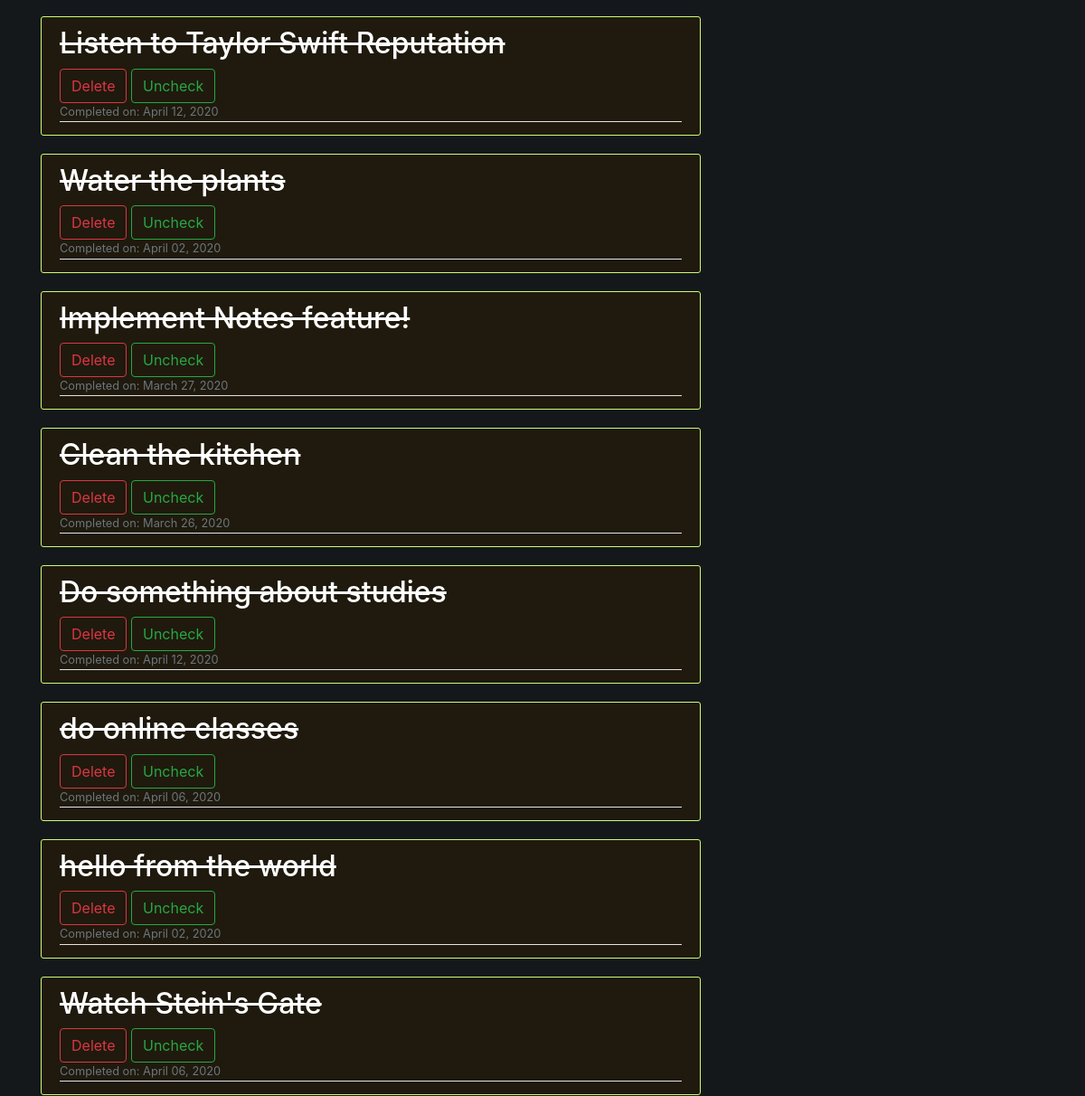
Page /todo/completed/ (signed in, middle part) on the earlier database version.
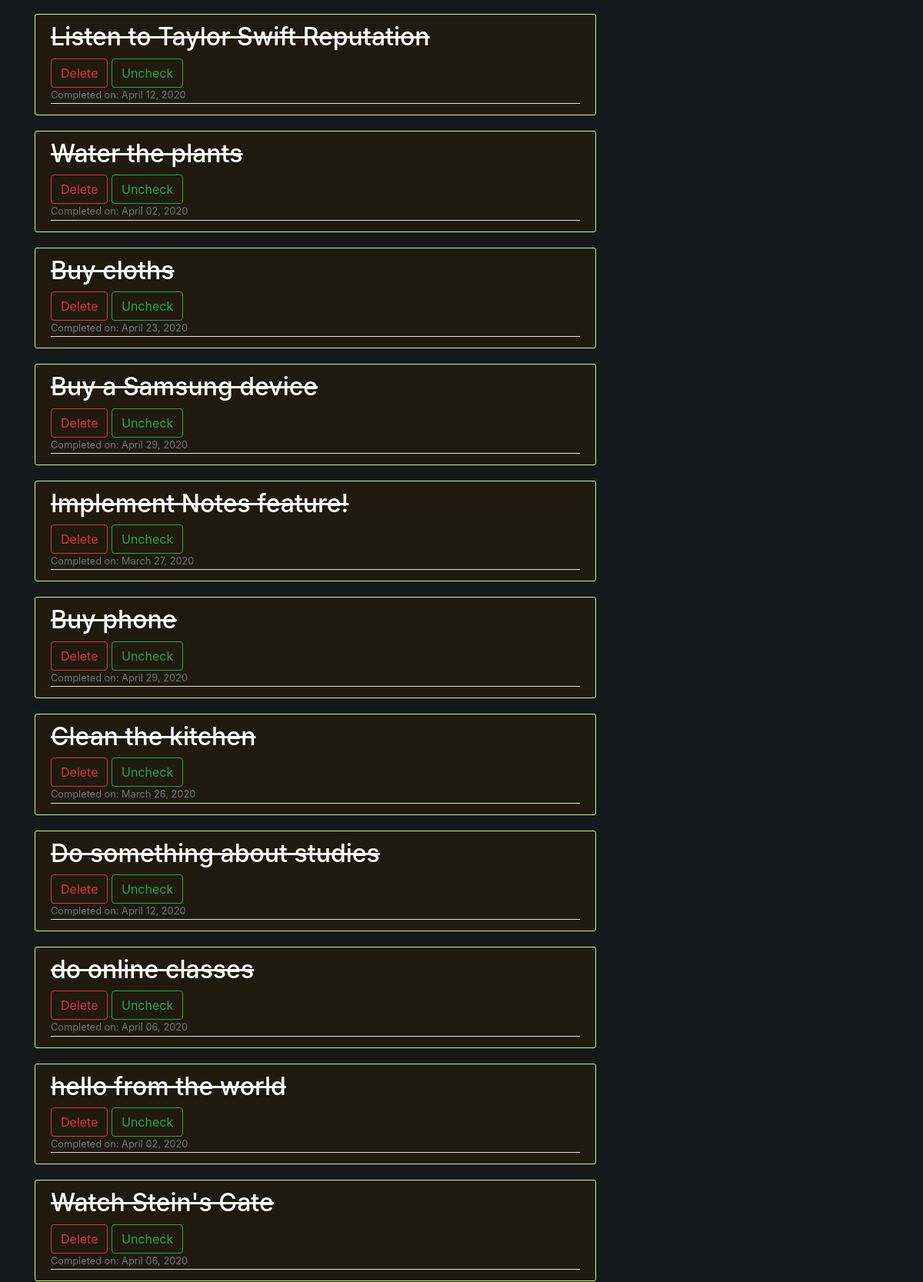
Same page on the later database version.
### ToDo/models.py (models this page shows, shortened)
class ToDo(models.Model):
    title = models.CharField(max_length=100)
    date_posted = models.DateTimeField(default=timezone.now)
    creator = models.ForeignKey(User, on_delete=models.CASCADE)
    is_checked = models.BooleanField(default=False)
    due_date = models.DateTimeField(null=True, blank=True)
    due_date_color = models.CharField(max_length=100, null=True, blank=True)
    num_of_subtasks = models.IntegerField(default=0)
    date_completed = models.DateTimeField(null=True, blank=True)
    notes = models.BooleanField(default=False)
    important = models.BooleanField(default=False)

### ToDo/views.py (the view)
# urls.py: path('todo/completed/', TodoCompletedView.as_view(), name="todo-completed"),
class TodoCompletedView(ListView):
    model = ToDo
    template_name = "ToDo/completed.html"
    context_object_name = "todos"
    ordering = ["-date_posted"]

### ToDo/templates/ToDo/completed.html
{% extends "ToDo/base.html" %}
{% block content %}
{% if user.is_authenticated %}
    {% for todo in todos %}
        {% if user.username|lower == todo.creator|lower and todo.is_checked %}
            <article class="media content-section">
                <div class="media-body">
                    <h2><a class="article-title"><s>{{ todo.title }}</s></a></h2>
                    <button onclick="location.href='{% url 'todo-delete' todo.pk %}'" class="btn btn-outline-danger" type="submit">Delete</button>
                    <button onclick="location.href='{% url 'todo-uncheck' todo.pk %}'" class="btn btn-outline-success" type="submit">Uncheck</button>
                    <br>
                    {% if todo.date_completed != None %}
                        <div class="article-metadata">
                            <small class="text-muted">Completed on: {{ todo.date_completed|date:"F d, Y" }}</small>
                        </div>
                    {% endif %}
                </div>
            </article>
        {% endif %}
    {% endfor %}
{% endif %}
{% endblock content %}

Differences in the rows shown:
now on this page (row edited): ToDo: title "Buy cloths", date_completed "April 23, 2020"
now on this page (row edited): ToDo: title "Buy a Samsung device", date_completed "April 29, 2020"
now on this page (row edited): ToDo: title "Buy phone", date_completed "April 29, 2020"
